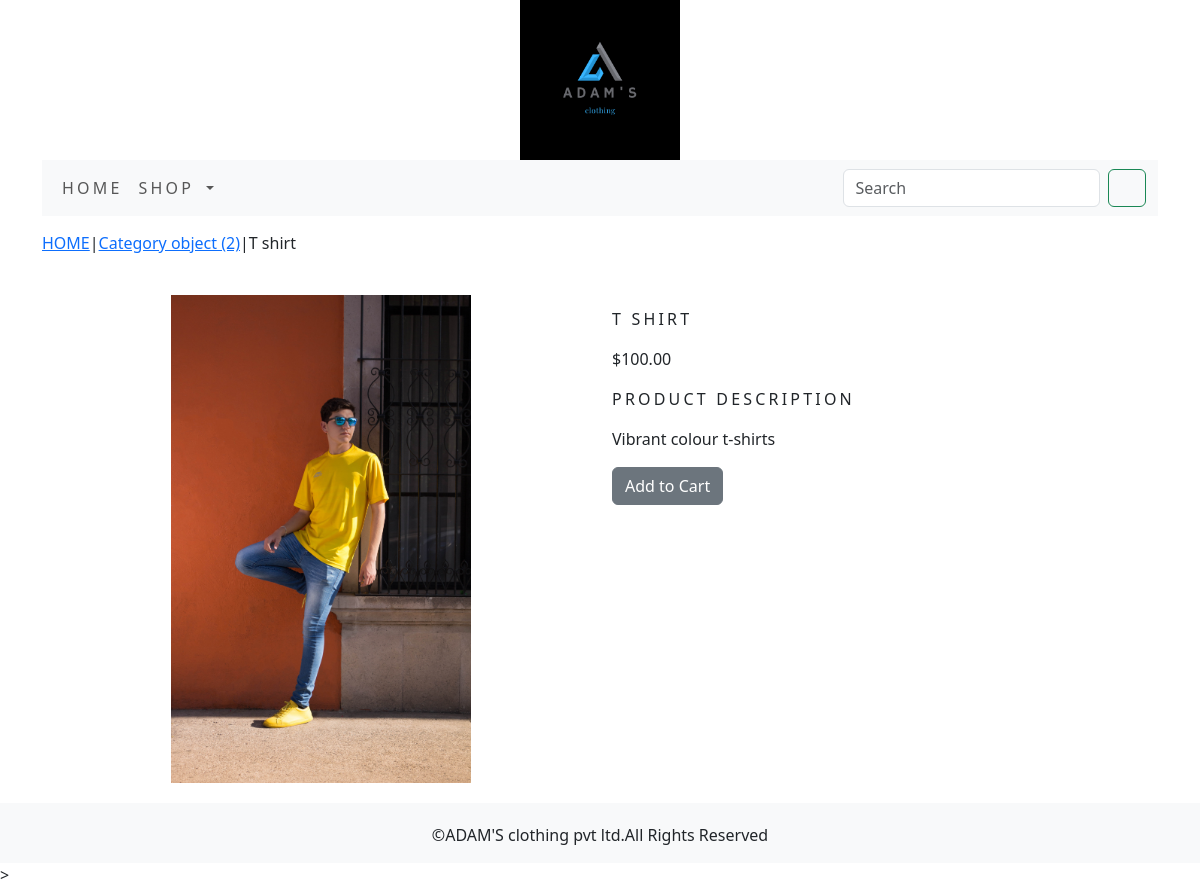
The app's page /shop/men-casual-wear/t-shirt/ with its own data.
### shop/models.py (models this page shows, shortened)
class Product(models.Model):
    name = models.CharField(max_length=250, unique=True)
    slug = models.SlugField(max_length=250, unique=True)
    description = models.TextField(blank=True)
    price = models.DecimalField(max_digits=10, decimal_places=2, blank=True)
    category = models.ForeignKey(Category, on_delete=models.CASCADE)
    image = models.ImageField(upload_to='product', blank=True)
    stock = models.IntegerField()
    available = models.BooleanField(default=True)
    created = models.DateTimeField(auto_now_add=True)
    updated = models.DateTimeField(auto_now=True)
    class Meta:
        ordering = ('name',)
        verbose_name = 'product'
        verbose_name_plural = 'products'

class Category(models.Model):
    name = models.CharField(max_length=250, unique=True)
    slug = models.SlugField(max_length=250, unique=True)
    description = models.TextField(blank=True)
    image = models.ImageField(upload_to='category', blank=True)
    class Meta:
        ordering = ('name',)
        verbose_name = 'category'
        verbose_name_plural = 'categories'
    def get_url(self):
        return reverse('shop:products_by_category',args=[self.slug])

### shop/views.py (the view)
# urls.py: path('<slug:c_slug>/<slug:product_slug>/',views.proDetail,name='proCatDetail'),
def proDetail(request, c_slug, product_slug):
    try:
        product = Product.objects.get(category__slug=c_slug, slug=product_slug)
    except Exception as e:
        raise e
    return render(request, 'product.html', {'product': product})

### cart/context_processors.py (called while the page is built)
def counter(request):
    item_count=0
    if 'admin' in request.path:
        return{}
    else:
        try:
            cart=Cart.objects.filter(cart_id=_cart_id(request))
            cart_items=CartItem.objects.all().filter(cart=cart[:1])
            for cart_item in cart_items:
                item_count += cart_item.quantity
        except Cart.DoesNotExist:
            item_count =0
    return dict(item_count=item_count)

### cart/views.py (called while the page is built)
def _cart_id(request):
    cart = request.session.session_key
    if not cart:
        cart = request.session.create()
    return cart

### shop/context_processors.py (called while the page is built)
def menu_links(request):
    links = Category.objects.all()
    return dict(links=links)

### templates/product.html (shortened to what this page needs)
{% extends 'base.html' %}
{% load static %}
{% block content %}
<div class="row my_prod_row_class">
    <div class="mx-auto">
        <p> <a href="{% url 'shop:allProdCat' %}">HOME</a>|<a href="{{product.category.get.url}}">{{product.category}}</a>|{{product.name}}</p>
<div class="container">
<br>
<div class="row">
    <div class="col-12 col-sm-12 col-md-12 col-lg-6 text-center">
        <div style="min-width:18rem">
            <img src="{{product.image.url}}" alt="{{product.name}}" width="300px;">
        </div>
    </div>
        <div class="col-12 col-sm-12 col-md-12 col-lg-6">
            <div>
            <h1 class="my_prod_title">{{product.name}}</h1>
            <p>${{product.price}}</p>
            <p class="my_title">Product Description</p>
            <p class="text-justify my_prod_text">{{product.description}}</p>
            {% if product.stock <= 0 %}
                 <p class="text_justify my_prod_text"><b> Out of Stock</b></p>
            {% else %}
                 <a class="btn btn-secondary" href="{% url 'cart:add_cart' product.id %}">Add to Cart</a>
            {% endif %}
        </div>
        </div>
    </div>
</div>
</div>
</div>
{% endblock %}

### static/css/custom.css (style rules this page uses)
body { font-family: 'Roboto', sans-serif; }
.my_title { font-size:16px; text-transform:uppercase; letter-spacing:.2em; }
.my_prod_row_class { padding-top:15px; padding-bottom:20px; }
.my_prod_title { font-size:16px; text-transform:uppercase; letter-spacing:.2em; padding-top:15px; padding-bottom:10px; }
.my_prod_text { padding-right:20px; }

### records on screen
Product: category "Category object (2)", name "T shirt", image (picture), name "T SHIRT", price "100.00", description "Vibrant colour t-shirts"
